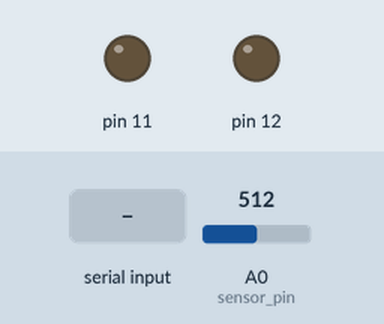
Recording of a sketch running on a simulated Arduino Uno, built with avr-gcc and run on an emulated ATmega328P. On the bench: output pins drawn as LEDs (lit = HIGH). Dashed ring = blinking. The test bench sets the inputs (shaded band); at power-on: A0 (sensor_pin) = 512.

Above: at 1.2 s.
1.3 s: "b" received over Serial
At 1.45 s:
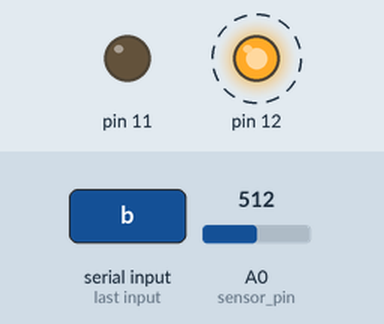
4.3 s: "h" received over Serial
At 4.3 s:
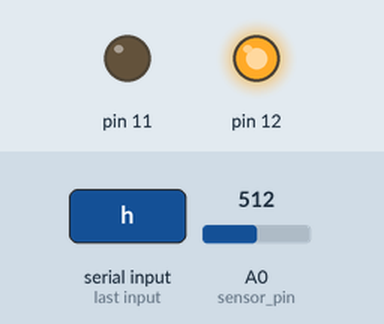
5.8 s: "a" received over Serial
At 7.2 s:
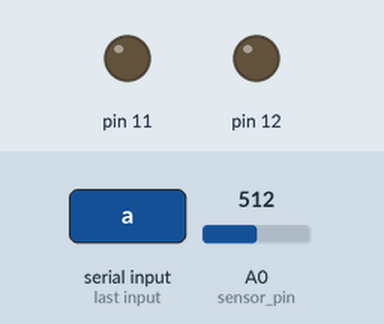
Timing chart, 0 to 8.8 s (numbered marks = the images above; inputs shaded):
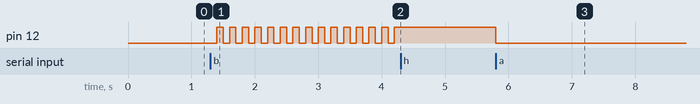

Measured:
- after the input at 1.3 s, pin 12: alternates HIGH for 0.10 s and LOW for 0.10 s, starting after 0.10 s
- after the input at 4.3 s, pin 12: stops changing and stays HIGH
- after the input at 5.8 s, pin 12: HIGH → LOW at once

The sketch:

main.ino
```cpp
#define sensor_pin A0
bool streaming = false;
bool send_one_value = false;
long send_count = 0;
long current_time = 0;
int val = 0;

bool siren_mode = false;
bool auto_mode = false;
bool on = false; // ручной режим

void setup()
{
  pinMode(12, OUTPUT);
  pinMode(11, OUTPUT);
  Serial.begin(9600);
}

void loop()
{
  current_time = millis();
  val = analogRead(sensor_pin);
  data_reading();
  led();
  if (streaming == true and
      current_time / 100 != send_count) {
    send_photo_data();
    send_count = current_time / 100;
    Serial.print("Time in millis:");
    Serial.println(millis());
  }
  if (send_one_value == true) {
    send_photo_data();
    send_one_value = false;
  }
}

void send_photo_data(){
  Serial.print("Sensor value: ");
  Serial.println(val);
}

void data_reading() {
  if (Serial.available() > 0) {
    char command = Serial.read();
    if (command == 'p') { // p for Photo sensor
      streaming = true;
    } else if (command == 's') { // s for Single value
      streaming = false;
      send_one_value = true;
    }
    else {
      streaming = false;
    }
    if (command == 'h'){
      siren_mode = false;
      auto_mode = false;
      on = !on;
    } else if (command == 'b'){
      siren_mode = true;
      auto_mode = false;
      on = false;
    } else if (command == 'a'){
      siren_mode = false;
      auto_mode = true;
      on = false;
    }
  }
}

void led(){
  if (auto_mode){
    if (val > 40) {
      digitalWrite(12, LOW);
    }
    else {
      digitalWrite(12, HIGH);
    }
  }
  else if (siren_mode){
    if (current_time % 200 <= 100) digitalWrite(12, HIGH);
    else digitalWrite(12, LOW);
  }
  else if (on) {
    digitalWrite(12, HIGH);
  }
  else digitalWrite(12, LOW);
}
```
